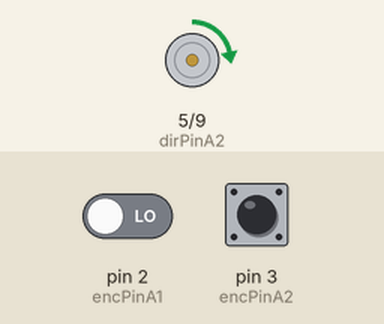
A sketch run on a simulated Arduino Uno, built with avr-gcc and run on an emulated ATmega328P. Parts: direction and speed pins drawn as motors (green arrow = direction pin HIGH = forward, orange = LOW = backward, longer = more drive). The inputs (shaded band) are chosen by the test bench; at power-on: pin 2 (encPinA1) LOW, pin 3 (encPinA2) HIGH. What the sketch prints to the serial monitor is not drawn.

Above: at 0.1 s.
Timing chart, 0 to 40.0 s (numbered marks = the images above):
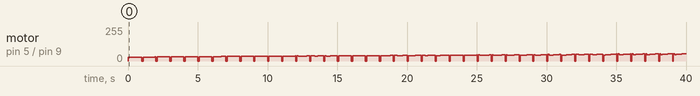

The sketch:

pidcontroller.ino
```cpp
/*
  motorUtilities.ino
  Code that runs basic functions in the Motors class
  The two motors are refered to as Motor A and Motor B.
  For each motor, there is an Encoder 1 and Encoder 2.
  Motor PWM range: 0 to 255
*/

#include "Arduino.h"
#include "Motor.h"
#include <PID_v1.h>

#define enablePinA	9
#define dirPinA1 4
#define dirPinA2 5
#define encPinA1 2
#define encPinA2 3
#define resetPin 6

//#define positionDeg 90  //degrees to move
#define tol 2     //tolerance for position
#define speedA 30
#define PID_UPPER_LIMIT 128
#define PID_LOWER_LIMIT -127
#define ENCODER_LOWER_LIMTI 0
#define ENCODER_UPPER_LIMTI 400

void encoderISRA1();  //why do i need to add these???
void encoderISRA2();

volatile signed int encoderAPos = 0;
volatile signed int positionDeg = 90;
int pwm =0;
int resetState = 0;
double encoderTicksDesired = 0;
int stopFlag = 0;
int dir1Flag = 0;
int dir2Flag = 0;
double timer = 0;
double startTime = 0;
double currentTime = 0;

double Input, Output, Setpoint;

Motor motorA(enablePinA, dirPinA1, dirPinA2);

//PID forwardPID(&Input, &Output, &Setpoint, 0.0101513210748192, 0.0537954476805063, 0.000476396049937738, DIRECT);
PID forwardPID(&Input, &Output, &Setpoint, 0.0101513210748192, 0.00537954476805063, 0.000476396049937738, DIRECT);

void setup() {
  Serial.begin(9600);

  pinMode(resetPin, INPUT);

  pinMode(encPinA1, INPUT);
  pinMode(encPinA2, INPUT);
  attachInterrupt(digitalPinToInterrupt(encPinA1), encoderISRA1, CHANGE);
  attachInterrupt(digitalPinToInterrupt(encPinA2), encoderISRA2, CHANGE);

  forwardPID.SetMode(AUTOMATIC);

  forwardPID.SetOutputLimits(PID_LOWER_LIMIT, PID_UPPER_LIMIT);
  // Set initial motor direction and PWM
  //motorA.setPWM(speedA);
  motorA.setPWM(0);
  motorA.setDir(1);

  encoderTicksDesired = 100;
  Setpoint = 90;
  startTime = 0;
}

void loop(){

  timer = millis();
  currentTime = timer - startTime;
  if( currentTime > 1000){
    startTime = millis();
    encoderTicksDesired += 50;
    Setpoint +=45;

    forwardPID.SetMode(MANUAL);
    forwardPID.SetMode(AUTOMATIC);
    forwardPID.SetOutputLimits(0.0, 1.0);  // Forces minimum up to 0.0
    forwardPID.SetOutputLimits(-1.0, 0.0);  // Forces maximum down to 0.0
    forwardPID.SetOutputLimits(PID_LOWER_LIMIT, PID_UPPER_LIMIT);  // Set the limits back to normal

    motorA.setPWM(0);
    motorA.setDir(1);
    Output = 0;
    Input = (encoderAPos*2/1.8);

    int stopFlag = 0;
    int dir1Flag = 0;
    int dir2Flag = 0;

    Serial.print("next position \n");
    Serial.print(encoderAPos);
  }
  //double encoderTicksDesired = positionDeg*(2/1.8);
  //encoderTicksDesired = 100;
  //Setpoint = encoderTicksDesired;
  //Setpoint = 90;

  Input = encoderAPos*(2/1.8);

  /*
  resetState = 0;

  //detect button high
  resetState = digitalRead(resetPin);
  if(resetState == HIGH){
    motorA.hardStop();
    delay(1000);
    motorA.setPWM(0);
    motorA.setDir(1);
    Serial.print("Reset Hit");
    delay(1000);
    encoderAPos = 0;
    motorA.encoderPos = 0;
    forwardPID.SetOutputLimits(0.0, 1.0);  // Forces minimum up to 0.0
    forwardPID.SetOutputLimits(-1.0, 0.0);  // Forces maximum down to 0.0
    forwardPID.SetOutputLimits(PID_LOWER_LIMIT, PID_UPPER_LIMIT);  // Set the limits back to normal
    pwm = 0;
  }
  */

  forwardPID.Compute();

  if (motorA.encoderPos >= (encoderTicksDesired -1) && motorA.encoderPos <= (encoderTicksDesired +1) ){
    motorA.hardStop();    //note: setting hardstop will reduce instablility/oscilations, but then can only go to setpoint once before resetting
    //Output = 0;

  }

  if (Output == 0){
    if(stopFlag == 0){
      motorA.hardStop();
      stopFlag = 1;
      dir1Flag = 0;
      dir2Flag = 0;
    }
    pwm = 0;
  }
  else if (Output > 0){
    if(dir2Flag == 0){
      motorA.setDir(2);
      dir2Flag=1;
      dir1Flag=0;
      stopFlag=0;

    }
    pwm = map(Output, 0, PID_UPPER_LIMIT, 30, 150);
      //pwm = map(Output, 0, PID_UPPER_LIMIT, 30, 200);
      //or should this be map(Output, 30, PID_UPPER_LIMIT, 20, 200);
      //lower lim of output is 30???
  }
  else if (Output < 0){
    if(dir1Flag == 0){
      motorA.setDir(1);
      dir1Flag=1;
      dir2Flag=0;
      stopFlag=0;
    }
    pwm = map(Output, 0, PID_LOWER_LIMIT, 30, 150);
    //pwm = map(Output, 0, PID_LOWER_LIMIT, 20, 100);
  }
  motorA.setPWM(pwm);

/*
  Serial.print(Output);
  Serial.print("  ");

  Serial.print(motorA.encoderPos);

  Serial.print("  ");
  Serial.println(pwm);
  */
}

void encoderISRA1()
{

  // look for a low-to-high on channel A
  if (digitalRead(encPinA1) == HIGH) {

    // check channel B to see which way encoder is turning
    if (digitalRead(encPinA2) == LOW) {
      encoderAPos = encoderAPos + 1;         // CW
    }
    else {
      encoderAPos = encoderAPos - 1;         // CCW
    }
  }

  else   // must be a high-to-low edge on channel A
  {
    // check channel B to see which way encoder is turning
    if (digitalRead(encPinA2) == HIGH) {
      encoderAPos = encoderAPos + 1;          // CW
    }
    else {
      encoderAPos = encoderAPos - 1;          // CCW
    }
  }
  //Serial.println(encoder0Pos, DEC);
  // use for debugging - remember to comment out
//  if (encoderAPos == 400) {
//    encoderAPos = 0;
//  }
//  else if (encoderAPos == -1){
//    encoderAPos = 399;
//  }

  motorA.encoderPos = encoderAPos; //update motor object inside ISR for now, possible change later?

}

void encoderISRA2(){
  // look for a low-to-high on channel B
  if (digitalRead(encPinA2) == HIGH) {

    // check channel A to see which way encoder is turning
    if (digitalRead(encPinA1) == HIGH) {
      encoderAPos = encoderAPos + 1;         // CW
    }
    else {
      encoderAPos = encoderAPos - 1;         // CCW
    }
  }

  // Look for a high-to-low on channel B

  else {
    // check channel B to see which way encoder is turning
    if (digitalRead(encPinA1) == LOW) {
      encoderAPos = encoderAPos + 1;          // CW
    }
    else {
      encoderAPos = encoderAPos - 1;          // CCW
    }
  }
//
//  if (encoderAPos == 400) {
//    encoderAPos = 0;
//  }
//  else if (encoderAPos == -1){
//    encoderAPos = 399;
//  }
  motorA.encoderPos = encoderAPos; //update motor object inside ISR for now, possible change later?

}
```

Motor.cpp
```cpp
/*
  Motors.cpp
  Contains encoder and motor code.
  Datasheet for motor/current drive board: http://www.ece.ubc.ca/~eng-services/files/courses/elec391-spring2018/L298_Motor_Driver_Board_Datasheet.pdf
*/

#include "Arduino.h"
#include "Motor.h"

Motor::Motor(int enablePin, int dirPin1, int dirPin2)
{
  pinMode(enablePin, OUTPUT);
  pinMode(dirPin1, OUTPUT);
  pinMode(dirPin2, OUTPUT);

  _enablePin = enablePin;
  _dirPin1 = dirPin1;
  _dirPin2 = dirPin2;

  hardStopFlag = 0;
  //_pin = pin;
}

void Motor::setPWM(int pwm)
{
	if(hardStopFlag == 1){
		//Serial.print("Warning: Hard stop enabled, motor will not spin until setDir() is called \n");
	}

	analogWrite(_enablePin, pwm);

}

void Motor::setDir(int dir)
{
	hardStopFlag = 0;

	if (dir == 1){
		digitalWrite(_dirPin1, HIGH);
		digitalWrite(_dirPin2, LOW);
	}
	else if (dir == 2){
		digitalWrite(_dirPin1, LOW);
		digitalWrite(_dirPin2, HIGH);
	}
	else{
		Serial.print("Error: Invalid Motor Direction \n");
	}

}

void Motor::hardStop()
{
	hardStopFlag = 1;
	digitalWrite(_dirPin1, LOW);
	digitalWrite(_dirPin2, LOW);
}

long Motor::getRotSpeed(int interval, unsigned long deg)
{
	/*unsigned long time0 = millis();
	pos0 = encoderPos;

	while( (millis() - time0) < interval);
	pos1 = encoderPos;

	long tickPerMilSec = (pos1 - pos2)/(interval);
	return (tickPerMilSec*deg*1000);
	*/
}
```

Motor.h
```cpp
/*
  Motors.h
  Contains encoder and motor code.
*/

#ifndef Morse_h
#define Morse_h

#include "Arduino.h"

class Motor
{
  public:
    Motor(int enablePin, int dirPin1, int dirPin2);		//constructor function

	volatile signed int encoderPos;

	void setPWM(int pwm);	//turns on motor according to pwm: min 0 to max 255. setting PWM to 0 = "free running stop"
	void setDir(int dir);	//changes direction of motor (dir=1 or dir=2). If hard stop has previously been set, setDir turns motor back on.
	void hardStop(void);  	//"hard stop" of motor according to current drive datasheet. To turn motor back on, call setDir().
    long getRotSpeed(int interval, unsigned long deg); 	//return average deg/second over time interval (in milliseconds), assuming each tick is "deg" degrees

  private:
	int hardStopFlag;
    int _enablePin;
	int _dirPin1;
	int _dirPin2;
};

#endif
```

Measured:
- by itself, motor on pin 5 (dirPinA2) / pin 9 (enablePinA): stopped → forward 30/255 at 0.00 s, → stopped 1.0 s later, → forward 30/255 0.10 s later, → forward 31/255 0.80 s later, … (248 changes in this stretch)
